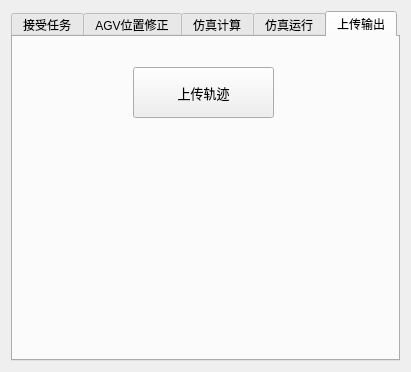
<?xml version="1.0" encoding="UTF-8"?>
<ui version="4.0">
 <class>mydialogClass</class>
 <widget class="QDialog" name="mydialogClass">
  <property name="geometry">
   <rect>
    <x>0</x>
    <y>0</y>
    <width>411</width>
    <height>372</height>
   </rect>
  </property>
  <property name="windowTitle">
   <string>mydialog</string>
  </property>
  <layout class="QGridLayout" name="gridLayout">
   <item row="0" column="1">
    <widget class="QTabWidget" name="tabWidget">
     <property name="currentIndex">
      <number>4</number>
     </property>
     <widget class="QWidget" name="tab">
      <attribute name="title">
       <string>接受任务</string>
      </attribute>
      <widget class="QPushButton" name="pushButton">
       <property name="geometry">
        <rect>
         <x>100</x>
         <y>20</y>
         <width>161</width>
         <height>51</height>
        </rect>
       </property>
       <property name="font">
        <font>
         <family>.苹方-简</family>
         <pointsize>10</pointsize>
        </font>
       </property>
       <property name="text">
        <string>选择喷涂轨迹</string>
       </property>
      </widget>
      <widget class="QLabel" name="label">
       <property name="geometry">
        <rect>
         <x>120</x>
         <y>90</y>
         <width>151</width>
         <height>41</height>
        </rect>
       </property>
       <property name="font">
        <font>
         <family>.苹方-简</family>
         <pointsize>10</pointsize>
        </font>
       </property>
       <property name="text">
        <string>选择修正轨迹方式</string>
       </property>
      </widget>
      <widget class="QComboBox" name="comboBox">
       <property name="geometry">
        <rect>
         <x>110</x>
         <y>130</y>
         <width>151</width>
         <height>41</height>
        </rect>
       </property>
       <property name="font">
        <font>
         <family>.苹方-简</family>
         <pointsize>10</pointsize>
        </font>
       </property>
       <item>
        <property name="text">
         <string>飞机停靠误差</string>
        </property>
       </item>
       <item>
        <property name="text">
         <string>AGV小车停靠误差</string>
        </property>
       </item>
       <item>
        <property name="text">
         <string>飞机大变形误差</string>
        </property>
       </item>
      </widget>
      <widget class="QPushButton" name="pushButton_2">
       <property name="geometry">
        <rect>
         <x>100</x>
         <y>200</y>
         <width>161</width>
         <height>51</height>
        </rect>
       </property>
       <property name="font">
        <font>
         <family>.苹方-简</family>
         <pointsize>10</pointsize>
        </font>
       </property>
       <property name="text">
        <string>轨迹纠偏</string>
       </property>
      </widget>
     </widget>
     <widget class="QWidget" name="tab_2">
      <attribute name="title">
       <string>AGV位置修正</string>
      </attribute>
      <widget class="QPushButton" name="pushButton_3">
       <property name="geometry">
        <rect>
         <x>110</x>
         <y>40</y>
         <width>141</width>
         <height>51</height>
        </rect>
       </property>
       <property name="font">
        <font>
         <family>.苹方-简</family>
         <pointsize>10</pointsize>
        </font>
       </property>
       <property name="text">
        <string>选择AGV小车</string>
       </property>
      </widget>
      <widget class="QPushButton" name="pushButton_4">
       <property name="geometry">
        <rect>
         <x>110</x>
         <y>130</y>
         <width>141</width>
         <height>51</height>
        </rect>
       </property>
       <property name="font">
        <font>
         <family>.苹方-简</family>
         <pointsize>10</pointsize>
        </font>
       </property>
       <property name="text">
        <string>AGV位置修正</string>
       </property>
      </widget>
     </widget>
     <widget class="QWidget" name="tab_3">
      <attribute name="title">
       <string>仿真计算</string>
      </attribute>
      <widget class="QPushButton" name="pushButton_5">
       <property name="geometry">
        <rect>
         <x>120</x>
         <y>30</y>
         <width>141</width>
         <height>51</height>
        </rect>
       </property>
       <property name="font">
        <font>
         <family>.苹方-简</family>
         <pointsize>10</pointsize>
        </font>
       </property>
       <property name="text">
        <string>仿真计算</string>
       </property>
      </widget>
     </widget>
     <widget class="QWidget" name="tab_4">
      <attribute name="title">
       <string>仿真运行</string>
      </attribute>
      <widget class="QPushButton" name="pushButton_6">
       <property name="geometry">
        <rect>
         <x>120</x>
         <y>30</y>
         <width>141</width>
         <height>51</height>
        </rect>
       </property>
       <property name="font">
        <font>
         <family>.苹方-简</family>
         <pointsize>10</pointsize>
        </font>
       </property>
       <property name="text">
        <string>仿真运行</string>
       </property>
      </widget>
     </widget>
     <widget class="QWidget" name="tab_5">
      <attribute name="title">
       <string>上传输出</string>
      </attribute>
      <widget class="QPushButton" name="pushButton_7">
       <property name="geometry">
        <rect>
         <x>120</x>
         <y>30</y>
         <width>141</width>
         <height>51</height>
        </rect>
       </property>
       <property name="font">
        <font>
         <family>.苹方-简</family>
         <pointsize>10</pointsize>
        </font>
       </property>
       <property name="text">
        <string>上传轨迹</string>
       </property>
      </widget>
     </widget>
    </widget>
   </item>
  </layout>
 </widget>
 <layoutdefault spacing="6" margin="11"/>
 <resources/>
 <connections/>
</ui>
